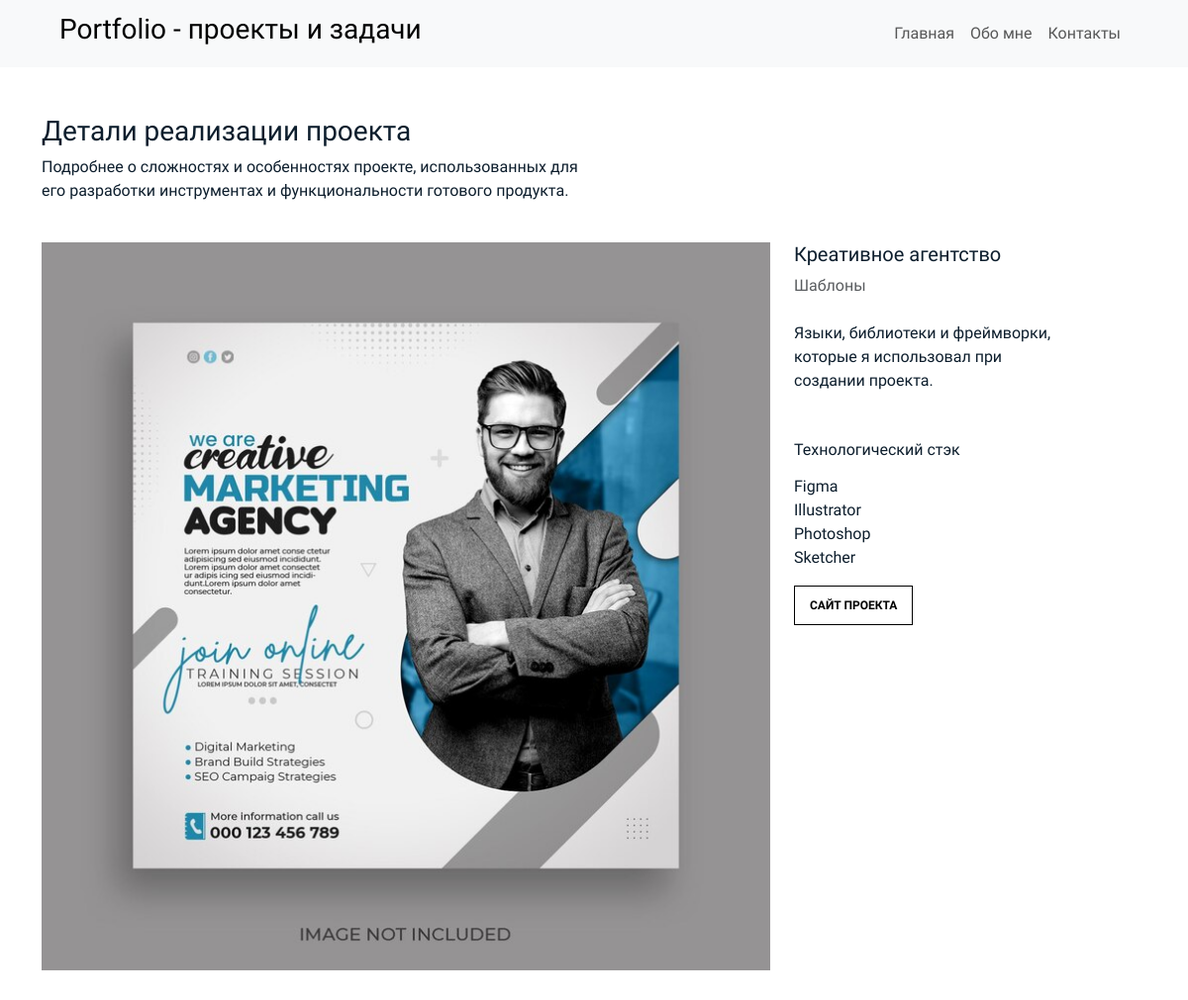
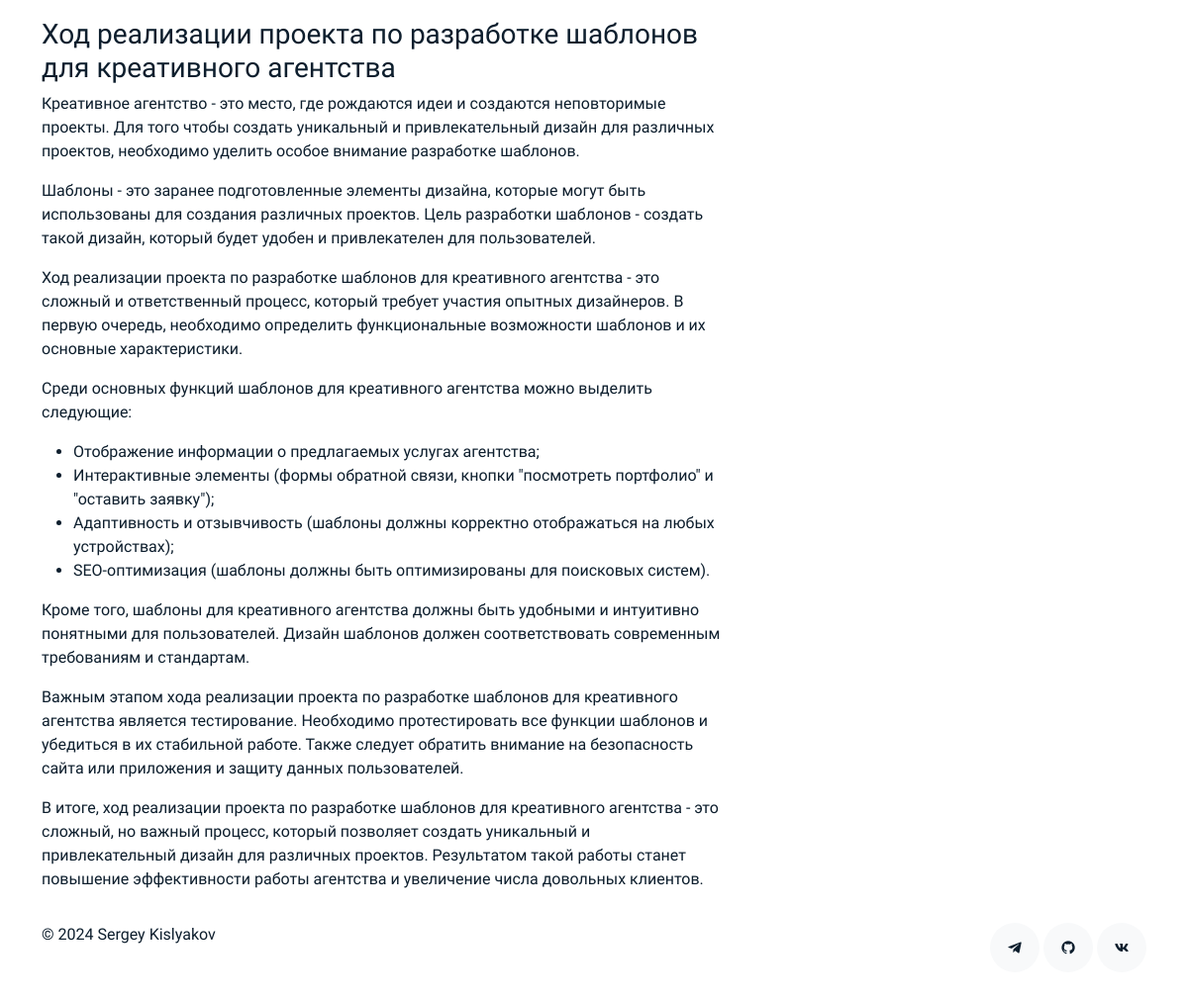
The page /work/creative-agency/ on the database its author committed (2 pictures, top to bottom).
### portfolio/models.py (models this page shows, shortened)
class Work(models.Model):
    title = models.CharField(max_length=150)
    slug = models.SlugField(max_length=150, unique=True)
    category = models.ForeignKey(Category, on_delete=models.CASCADE, related_name='works')
    image = models.ImageField(upload_to='works')
    description = models.TextField()
    stack = models.TextField()
    link = models.URLField(max_length=200)
    class Meta:
        ordering = ['-id']
        verbose_name = 'Работа'
        verbose_name_plural = 'Работы'

class Category(models.Model):
    engname = models.CharField(max_length=25)
    rusname = models.CharField(max_length=25)
    class Meta:
        ordering = ['id']
        verbose_name = 'Категория'
        verbose_name_plural = 'Категории'
    def __str__(self):
        return self.rusname

### portfolio/views.py (the view)
# urls.py: path('work/<slug:slug>/', work_detail, name='work_detail')
def work_detail(request, slug):
    work = get_object_or_404(Work, slug=slug)
    testimonies = Testimony.objects.all()
    context = {
        'work': work,
        'testimonies': testimonies,
    }
    return render(request, 'work_detail.html', context)

### templates/work_detail.html (shortened to what this page needs)
{% extends 'base.html' %}
{% block content %}
    <section class="section">
        <div class="container">
            <div class="row mb-4 align-items-center">
                <div class="col-md-6" data-aos="fade-up">
                    <h3>Детали реализации проекта</h3>
                    <p>Подробнее о сложностях и особенностях проекте, использованных для его разработки инструментах и функциональности готового продукта.</p>
                </div>
            </div>
        </div>
        <div class="site-section pb-0">
            <div class="container">
                <div class="row align-items-stretch">
                    <div class="col-md-8" data-aos="fade-up">
                        <img src="{{ work.image.url }}" alt="Image" class="img-fluid">
                        <div class="pe-5">
                            <p>{{ work.description|safe }}</p>
                        </div>
                    </div>
                    <div class="col-md-3 ml-auto" data-aos="fade-up" data-aos-delay="100">
                         <div class="sticky-content">
                             <h3 class="h3">{{ work.title }}</h3>
                             <p class="mb-4"><span class="text-muted">{{ work.category }}</span> </p>
                             <div class="mb-5">
                                 <p>Языки, библиотеки и фреймворки, которые я использовал при создании проекта.</p>
                             </div>
                             <h4 class="h4 mb-3">Технологический стэк</h4>
                             {{ work.stack|safe }}
                             <p><a href="{{ work.link }}" class="readmore">Сайт проекта</a> </p>
                         </div>
                    </div>
                </div>
            </div>
        </div>
    </section>
{% endblock content %}

### static/css/style.css (style rules this page uses)
body { font-family: 'Montserrat Alternates', sans-serif; font-weight: 400; color: #0d1e2d; }
.h3 { font-size: 20px; }
.h4 { font-size: 16px; }
a { color: #777; text-decoration: none; }
.section { padding-top: 3rem; padding-bottom: 1rem; }
.readmore { display: inline-block; border: 1px solid #000; padding: 10px 15px; font-size: 12px; text-transform: uppercase; color: #000; transition: 0.2s all ease; font-weight: 700; }
.sticky-content { position: sticky; position: -webkit-sticky; top: 0; }

### rows shown on the page
Work: image (picture), description "Ход реализации проекта по разработке шаблонов для креативного агентства Креативное агентство - это место, где рождаются идеи и создаются неповторимые проекты. Для того чтобы создать уникальный и привлекательный дизайн для различных проектов, необходимо уделить особое внимание разработке шаблонов. Шаблоны - это заранее подготовленные элементы дизайна, которые могут быть использованы для создания различных проектов. Цель разработки шаблонов - создать такой дизайн, который будет удобен и привлекателен для пользователей. Ход реализации проекта по разработке шаблонов для креативного агентства - это сложный и ответственный процесс, который требует участия опытных дизайнеров. В первую очередь,…", title "Креативное агентство", category "Шаблоны", stack "Figma Illustrator Photoshop Sketcher"
